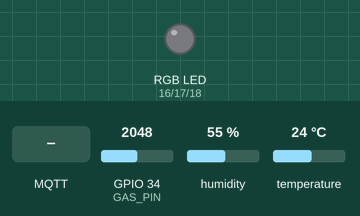
Bench run of a sketch on a simulated ESP32. Shown: an RGB LED mixed from three pins (HIGH = lit). The test bench sets the inputs (shaded band); at power-on: GPIO 34 (GAS_PIN) = 2048, humidity 55 %, temperature 24 °C. WiFi joins after 1.5 s; servers stay silent unless stated; random numbers use the default seed unless the sketch sets one; no MQTT or app messages arrive unless stated; what the sketch prints to the serial monitor is not drawn.

Above: at 2.8 s.
2.9 s: GPIO 34 (GAS_PIN) set to 2388
4.5 s: GPIO 34 (GAS_PIN) set to 2536
At 7.1 s:
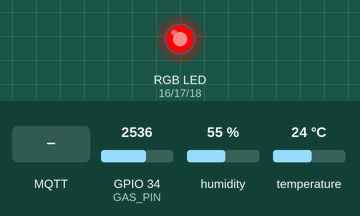
7.5 s: MQTT message "verde" arrives on the first subscribed topic
At 8.7 s:
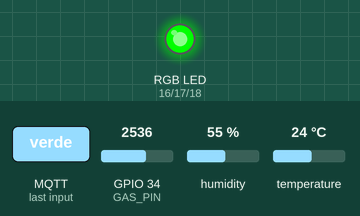
10.5 s: MQTT message "amarelo" arrives on the first subscribed topic
At 11.1 s:
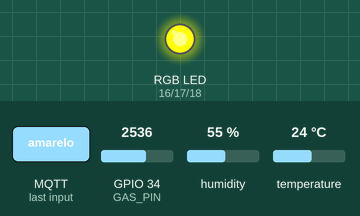
12.0 s: GPIO 34 (GAS_PIN) set to 2047
13.5 s: GPIO 34 (GAS_PIN) set to 2866
At 16.4 s:
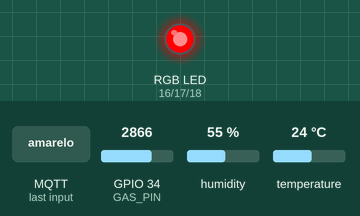
Timing chart, 0 to 17.5 s (numbered marks = the images above; inputs shaded):
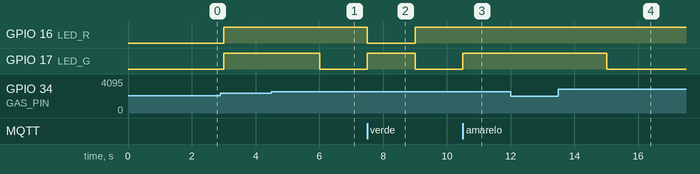

Measured:
- the behaviour switches between 2461 and 2462 on GPIO 34 (GAS_PIN) (found by bisection; images 0 and 1)
- after the input at 4.5 s, GPIO 17 (LED_G): HIGH → LOW after 1.5 s
- after the input at 7.5 s, GPIO 16 (LED_R): HIGH → LOW at once, → HIGH 1.5 s later; GPIO 17 (LED_G): LOW → HIGH at once, → LOW 1.5 s later
- after the input at 10.5 s, GPIO 17 (LED_G): LOW → HIGH at once
- after the input at 12.0 s, every drawn part: stays the same
- after the input at 13.5 s, GPIO 17 (LED_G): HIGH → LOW after 1.5 s

The sketch:

codigo.ino
```cpp
/*
  SISTEMA DE MONITORAMENTO DE QUALIDADE DO AR
  Com Internet das Coisas (IoT) e Protocolo MQTT

  Autor: Deivid Neres Da Silva
  RA: 10441233
  Universidade Presbiteriana Mackenzie
  Disciplina: Objetos Inteligentes Conectados
  Data: Junho de 2025

  Hardware:
  - ESP32 (WiFi integrado)
  - DHT22 (temperatura e umidade) - GPIO 15
  - MQ-135 / Potenciometro (gases) - GPIO 34
  - LED RGB (indicador visual) - GPIO 16, 17, 18

  Broker MQTT: HiveMQ publico
  Host: broker.hivemq.com
  Porta: 1883

  Topicos MQTT:
  - iot/ar/temperatura
  - iot/ar/umidade
  - iot/ar/gas
  - iot/ar/status
  - iot/ar/led

  Bibliotecas necessarias:
  - DHT sensor library (Adafruit)
  - PubSubClient (Nick O'Leary)
*/

#include <WiFi.h>
#include <PubSubClient.h>
#include <DHT.h>

// ============================================================
// CONFIGURACOES DE REDE E MQTT
// ============================================================

const char* ssid        = "Wokwi-GUEST";   // WiFi (Wokwi)
const char* password    = "";               // Sem senha
const char* mqtt_server = "broker.hivemq.com";
int         mqtt_port   = 1883;

// ============================================================
// TOPICOS MQTT
// ============================================================

const char* topic_temp   = "iot/ar/temperatura";
const char* topic_umid   = "iot/ar/umidade";
const char* topic_gas    = "iot/ar/gas";
const char* topic_status = "iot/ar/status";
const char* topic_led    = "iot/ar/led";

// ============================================================
// PINOS
// ============================================================

#define DHTPIN   15   // DHT22 pino de dados
#define DHTTYPE  DHT22
#define GAS_PIN  34   // MQ-135 / Potenciometro
#define LED_R    16   // LED Vermelho
#define LED_G    17   // LED Verde
#define LED_B    18   // LED Azul

// ============================================================
// LIMIARES DE QUALIDADE DO AR
// ============================================================

#define LIMIAR_NORMAL  300   // abaixo = NORMAL
#define LIMIAR_ALERTA  600   // entre 300-600 = ALERTA
                             // acima de 600  = CRITICO

// ============================================================
// OBJETOS
// ============================================================

DHT dht(DHTPIN, DHTTYPE);
WiFiClient espClient;
PubSubClient client(espClient);

unsigned long lastMsg = 0;

// ============================================================
// FUNCAO: Conectar ao WiFi
// ============================================================

void setup_wifi() {
  Serial.print("Conectando ao WiFi: ");
  Serial.println(ssid);

  WiFi.mode(WIFI_STA);
  WiFi.begin(ssid, password);

  int tentativas = 0;
  while (WiFi.status() != WL_CONNECTED && tentativas < 30) {
    delay(500);
    Serial.print(".");
    tentativas++;
  }

  if (WiFi.status() == WL_CONNECTED) {
    Serial.println("\nWiFi Conectado!");
    Serial.print("IP: ");
    Serial.println(WiFi.localIP());
  } else {
    Serial.println("\nFalha ao conectar WiFi!");
  }
}

// ============================================================
// FUNCAO: Conectar ao Broker MQTT
// ============================================================

void conectar_mqtt() {
  while (!client.connected()) {
    Serial.print("Conectando ao MQTT (HiveMQ)...");

    String clientId = "esp32-monitor-ar-" + String(random(0xffff), HEX);

    if (client.connect(clientId.c_str())) {
      Serial.println("Conectado!");
      client.subscribe(topic_led);
    } else {
      Serial.print("Falha, codigo: ");
      Serial.print(client.state());
      Serial.println(" - tentando em 3 segundos...");
      delay(3000);
    }
  }
}

// ============================================================
// FUNCAO: Controlar LED RGB
// ============================================================

void setLED(int r, int g, int b) {
  digitalWrite(LED_R, r);
  digitalWrite(LED_G, g);
  digitalWrite(LED_B, b);
}

// ============================================================
// FUNCAO: Callback para receber comandos via MQTT
// ============================================================

void callback(char* topic, byte* payload, unsigned int length) {
  String mensagem = "";
  for (int i = 0; i < length; i++) {
    mensagem += (char)payload[i];
  }

  Serial.print("Mensagem recebida [");
  Serial.print(topic);
  Serial.print("]: ");
  Serial.println(mensagem);

  // Controle remoto do LED
  if (String(topic) == topic_led) {
    if (mensagem == "verde")    setLED(LOW, HIGH, LOW);
    if (mensagem == "amarelo")  setLED(HIGH, HIGH, LOW);
    if (mensagem == "vermelho") setLED(HIGH, LOW, LOW);
    if (mensagem == "desligar") setLED(LOW, LOW, LOW);
  }
}

// ============================================================
// SETUP
// ============================================================

void setup() {
  Serial.begin(115200);
  delay(100);

  Serial.println("\n\n========================================");
  Serial.println("  SISTEMA MONITORAMENTO QUALIDADE DO AR ");
  Serial.println("  Deivid Neres Da Silva - RA: 10441233  ");
  Serial.println("  Mackenzie - Objetos Inteligentes      ");
  Serial.println("========================================\n");

  // Configurar pinos do LED
  pinMode(LED_R, OUTPUT);
  pinMode(LED_G, OUTPUT);
  pinMode(LED_B, OUTPUT);

  // LED inicial apagado
  setLED(LOW, LOW, LOW);

  // Inicializar sensor DHT22
  dht.begin();

  // Conectar WiFi
  setup_wifi();

  // Configurar MQTT
  client.setServer(mqtt_server, mqtt_port);
  client.setCallback(callback);

  // Conectar ao broker
  conectar_mqtt();

  Serial.println("Sistema pronto para monitorar!\n");
}

// ============================================================
// LOOP
// ============================================================

void loop() {
  // Reconectar se desconectado
  if (!client.connected()) {
    conectar_mqtt();
  }
  client.loop();

  unsigned long now = millis();
  if (now - lastMsg > 3000) {
    lastMsg = now;

    // Ler sensores
    float temp = dht.readTemperature();
    float umid = dht.readHumidity();

    // Ler gas (potenciometro mapeado para 0-1000 ppm)
    int raw = analogRead(GAS_PIN);
    int gas = map(raw, 0, 4095, 0, 1000);

    // Validar leitura DHT22
    if (isnan(temp) || isnan(umid)) {
      Serial.println("Erro na leitura do DHT22!");
      return;
    }

    // Avaliar qualidade do ar e controlar LED
    String status;
    if (gas > LIMIAR_ALERTA) {
      setLED(HIGH, LOW, LOW);   // Vermelho - CRITICO
      status = "CRITICO";
    } else if (gas > LIMIAR_NORMAL) {
      setLED(HIGH, HIGH, LOW);  // Amarelo - ALERTA
      status = "ALERTA";
    } else {
      setLED(LOW, HIGH, LOW);   // Verde - NORMAL
      status = "NORMAL";
    }

    // Publicar no MQTT
    client.publish(topic_temp,   String(temp, 1).c_str());
    client.publish(topic_umid,   String(umid, 1).c_str());
    client.publish(topic_gas,    String(gas).c_str());
    client.publish(topic_status, status.c_str());

    // Exibir no Serial Monitor
    Serial.println("========================");
    Serial.print("Temperatura: "); Serial.print(temp); Serial.println(" oC");
    Serial.print("Umidade:     "); Serial.print(umid); Serial.println(" %");
    Serial.print("Gas:         "); Serial.print(gas);  Serial.println(" ppm");
    Serial.print("Status:      "); Serial.println(status);
    Serial.println("Publicado no MQTT HiveMQ!");
    Serial.println();
  }
}
```
